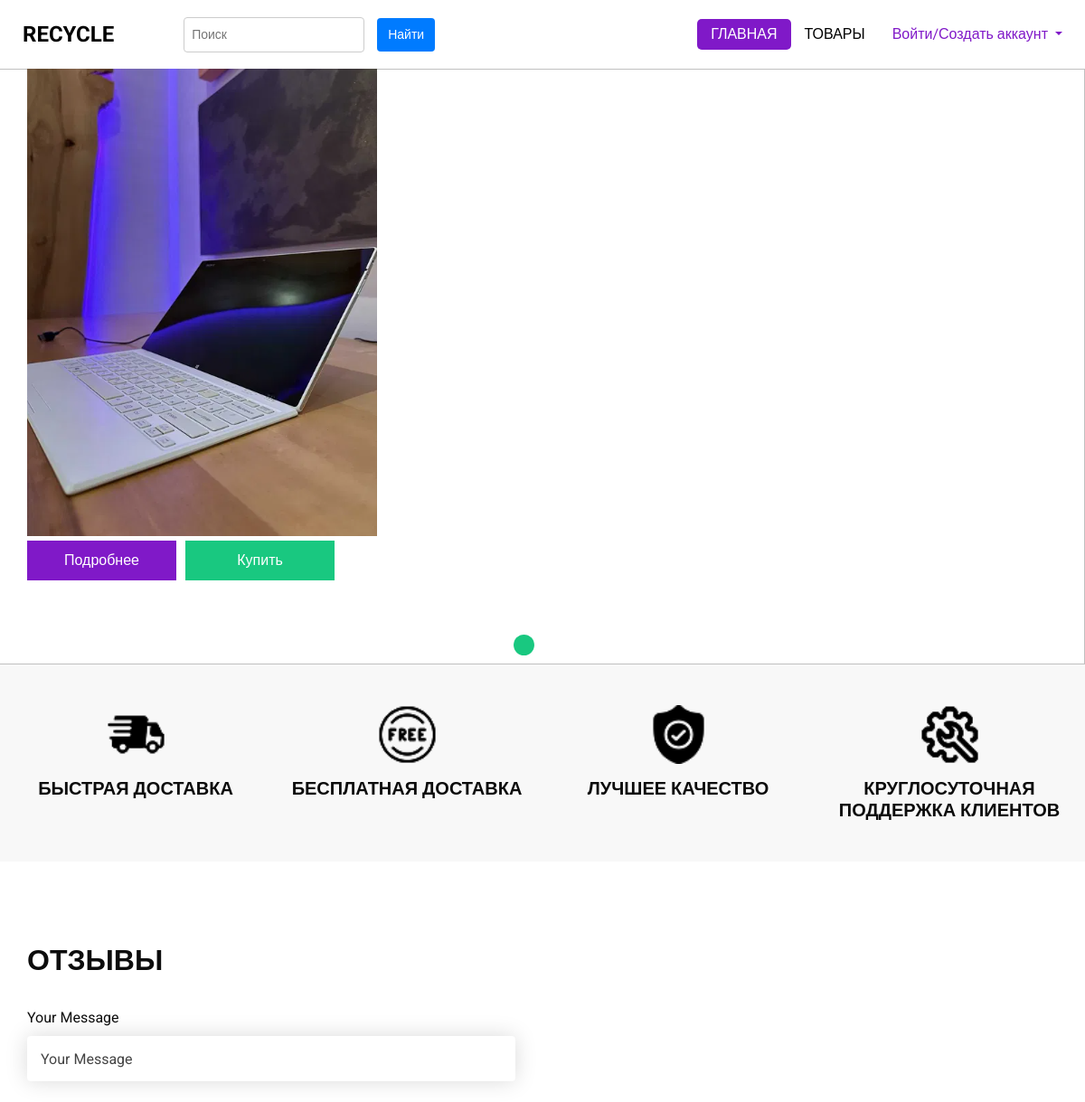
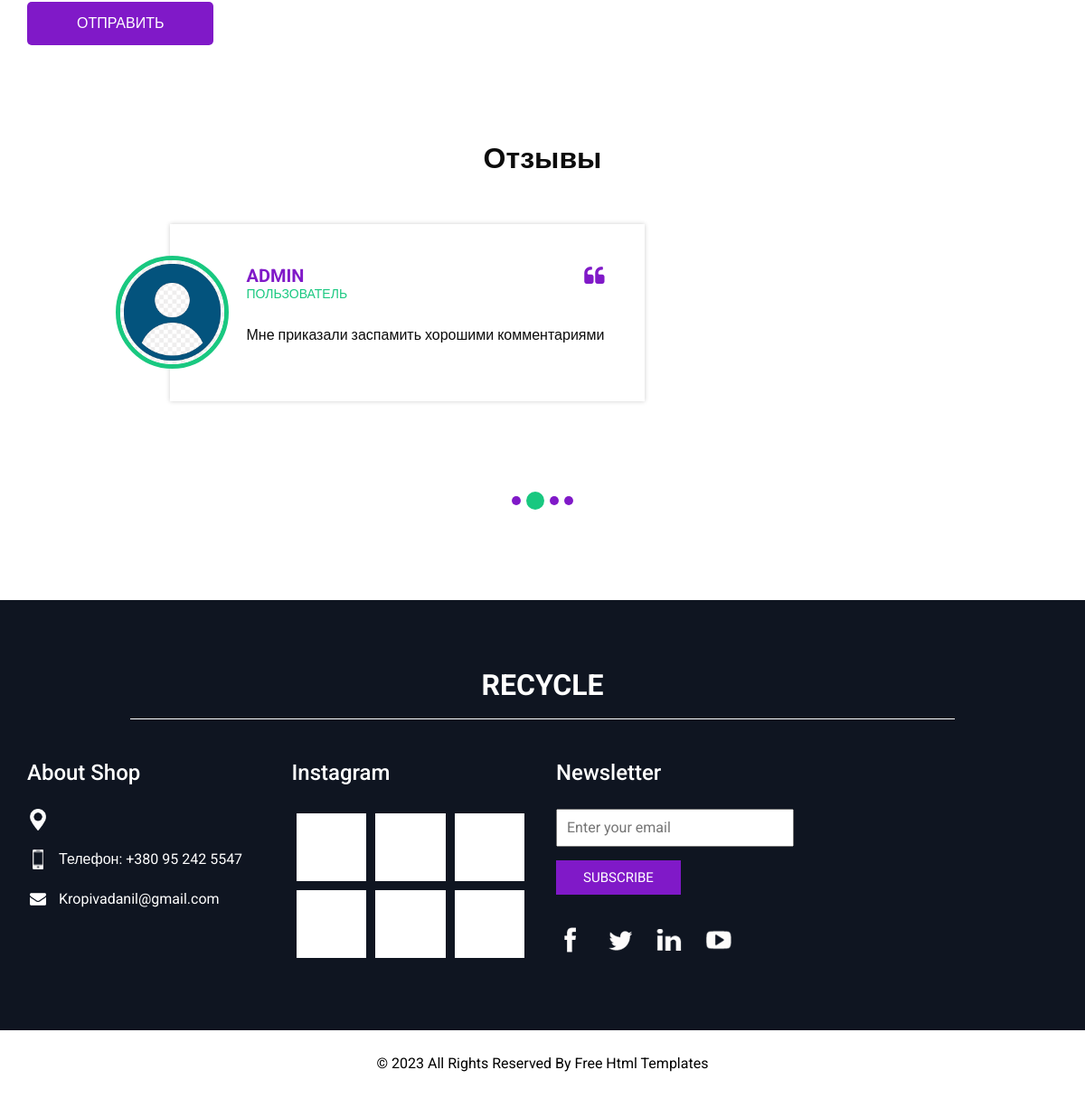
The page / on the database its author committed (2 pictures, top to bottom).
### bboard/models.py (models this page shows, shortened)
class Product(models.Model):
    user = models.ForeignKey(User, on_delete=models.CASCADE)
    category = models.ForeignKey(Category, on_delete=models.CASCADE)
    title = models.CharField(max_length=200)
    slug = models.SlugField(unique=True, max_length=400, verbose_name="URL", blank=True)
    description = models.TextField()
    price = models.DecimalField(max_digits=10, decimal_places=2)
    image_1 = models.ImageField(upload_to="products", null=True, blank=True)
    image_2 = models.ImageField(upload_to='products', null=True, blank=True)
    image_3 = models.ImageField(upload_to='products', null=True, blank=True)
    created_at = models.DateTimeField(auto_now_add=True, null=True)
    thumbnail_1 = ImageSpecField(source='image_1',
                                 processors=[ResizeToFill(500, 500)],
                                 format='JPEG',
                                 options={'quality': 100})
    thumbnail_2 = ImageSpecField(source='image_2',
                                 processors=[ResizeToFill(500, 500)],
                                 format='JPEG',
                                 options={'quality': 100})
    thumbnail_3 = ImageSpecField(source='image_3',
                                 processors=[ResizeToFill(500, 500)],
                                 format='JPEG',
                                 options={'quality': 100})

class Review(models.Model):
    reviewer_name = models.ForeignKey(User, on_delete=models.CASCADE)
    content = models.TextField()
    date_posted = models.DateTimeField(auto_now_add=True)

### accounts/models.py (models this page shows)
class User(AbstractUser):
    phone_number = models.CharField(max_length=20)
    city = models.CharField(max_length=100, choices=CITY_CHOICES)

### bboard/views.py (the view)
# urls.py: path('', views.home_view, name="home"),
def home_view(request):
    products = Product.objects.order_by('-created_at').select_related('user')[:5]
    reviews = Review.objects.order_by("date_posted").select_related('reviewer_name')[:10]
    if request.method == 'POST':
        form = ReviewForm(request.POST)
        if form.is_valid():
            review = form.save(commit=False)
            review.reviewer_name = request.user
            review.save()
            return redirect("home")
        else:
            print(form.errors)
    else:
        form = ReviewForm()
    return render(request, "products/new/index.html", {"products": products, "form": form, "reviews": reviews})

### bboard/forms.py (shortened to what this page needs)
class ReviewForm(forms.ModelForm):
    class Meta:
        model = Review
        fields = ["content"]

### templates/products/new/index.html (shortened to what this page needs)
{%extends 'products/new/base.html'%}
{% load static %}
{% block content %}
<section class="slider_section">
    <div class="slider_bg_box">
        <img src="{% static 'images/slider-bg.jpg' %}" width="4000" height="1000">
    </div>
    <div id="customCarousel1" class="carousel slide" data-ride="carousel" data-interval="2000">
        <div class="carousel-inner">
            {% for product in products %}
            <div class="carousel-item {% if forloop.first %}active{% endif %}">
                <div class="container">
                    <div class="row">
                        <div class="col-md-7">
                            <div class="detail-box">
                                {% if product.thumbnail_1 %}
                                <img src="{{ product.thumbnail_1.url }}" alt="{{ product.title }} thumbnail">
                                {% endif %}
                                <div class="btn-box">
                                    <a class="btn2" href="{% url 'product_detail' product.slug %}">Подробнее</a>
                                    {% if product.user.username != user.username %}
                                    <a class="btn1" href="{% url 'create_order' product.pk %}">Купить</a>
                                    {% endif %}
                                </div>
                            </div>
                        </div>
                    </div>
                </div>
            </div>
            {% endfor %}
        </div>
        <ol class="carousel-indicators">
            {% for product in products %}
            <li data-target="#customCarousel1" data-slide-to="{{ forloop.counter0 }}" {% if forloop.first %}class="active" {% endif %}></li>
            {% endfor %}
        </ol>
    </div>
</section>
<section class="service_section">
    <div class="container-fluid">
        <div class="row">
            <div class="col-md-6 col-lg-3">
                <div class="box ">
                    <div class="img-box">
                        <img src="{%static 'images/feature-1.png'%}" alt="">
                    </div>
                    <div class="detail-box">
                        <h5>
                            БЫСТРАЯ ДОСТАВКА
                        </h5>
                    </div>
                </div>
            </div>
            <div class="col-md-6 col-lg-3">
                <div class="box ">
                    <div class="img-box">
                        <img src="{%static 'images/feature-2.png'%}" alt="">
                    </div>
                    <div class="detail-box">
                        <h5>
                            БЕСПЛАТНАЯ ДОСТАВКА
                        </h5>
                    </div>
                </div>
            </div>
            <div class="col-md-6 col-lg-3">
                <div class="box ">
                    <div class="img-box">
                        <img src="{%static 'images/feature-3.png'%}" alt="">
                    </div>
                    <div class="detail-box">
                        <h5>
                            ЛУЧШЕЕ КАЧЕСТВО
                        </h5>
                    </div>
                </div>
            </div>
            <div class="col-md-6 col-lg-3">
                <div class="box ">
                    <div class="img-box">
                        <img src="{%static 'images/feature-4.png'%}" alt="">
                    </div>
                    <div class="detail-box">
                        <h5>
                            Круглосуточная поддержка клиентов
                        </h5>
                    </div>
                </div>
            </div>
        </div>
    </div>
</section>
<section class="contact_section layout_padding">
    <div class="container">
        <div class="heading_container">
            <h2>
                Отзывы
            </h2>
        </div>
  <div class="row">
    <div class="col-md-6">
        <div class="form_container">
            <form method="post">
                <div class="form-group">
                    <label for="{{ form.content.id_for_label }}">Your Message</label>
                    <input type="text" id="{{ form.content.id_for_label }}" name="{{ form.content.name }}"
                           placeholder="Your Message" class="form-control" required>
                </div>
                <div class="btn_box">
                    <button type="submit">
                        Отправить
                    </button>
                </div>
            </form>
        </div>
    </div>
</div>
    </div>
</section>
<section class="client_section layout_padding-bottom">
    <div class="container">
        <div class="heading_container heading_center">
            <h2>
                Отзывы
            </h2>
        </div>
    </div>
    <div id="customCarousel2" class="carousel slide" data-ride="carousel" data-interval="2000">
        <div class="carousel-inner">
            {% for review in reviews %}
            <div class="carousel-item {% if forloop.first %}active{% endif %}">
                <div class="container">
                    <div class="row">
                        <div class="col-md-10 mx-auto">
                            <div class="box">
                                <div class="img-box">
                                    <img src="{% static 'images/png-transparent-default-avatar-thumbnail.png'%}" >
                                </div>
                                <div class="detail-box">
                                    <div class="client_info">
                                        <div class="client_name">
                                            <h5>
                                                {{ review.reviewer_name.username }}
                                            </h5>
                                            <h6>
                                                Пользователь
                                            </h6>
                                        </div>
                                        <i class="fa fa-quote-left" aria-hidden="true"></i>
                                    </div>
                                    <p>
                                        {{ review.content }}
                                    </p>
                                </div>
                            </div>
                        </div>
                    </div>
                </div>
            </div>
            {% endfor %}
        </div>
        <ol class="carousel-indicators">
            {% for review in reviews %}
            <li data-target="#customCarousel2" data-slide-to="{{ forloop.counter0 }}" {% if forloop.first %}class="active" {% endif %}></li>
            {% endfor %}
        </ol>
    </div>
</section>
{% include 'products/new/footer.html' %}
{% endblock %}

### static/css/responsive.css (style rules this page uses)
@media (min-width: 1200px) { .container { max-width: 1170px; } }

### rows shown on the page
Product: thumbnail_1 (picture), shows "Купить"
Review: reviewer_name.username "ADMIN", content "Мне приказали заспамить хорошими комментариями"
